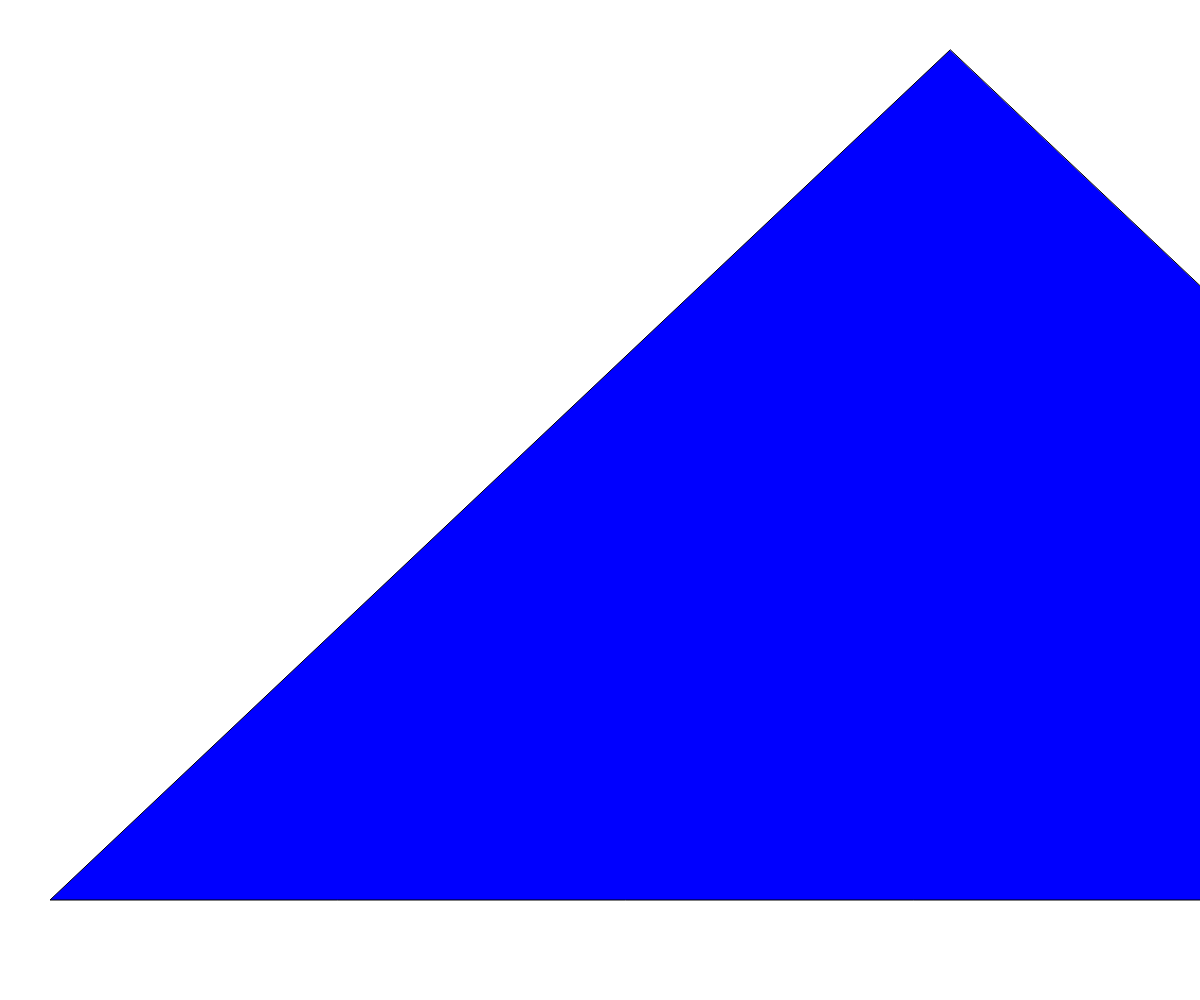
Frame 1 (no input)
Frame 60 (no input): identical to frame 1, image omitted
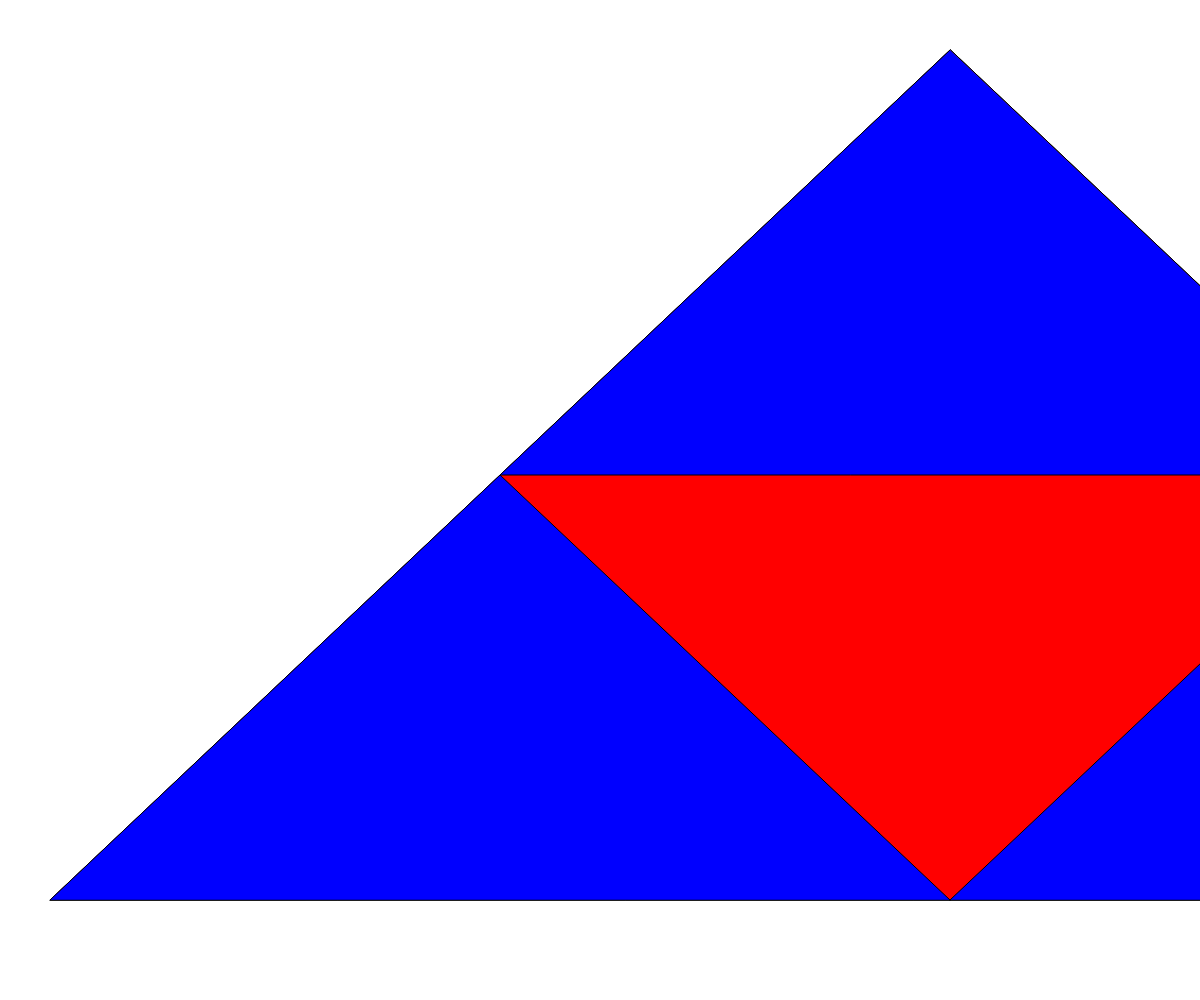
Frame 120 (the mouse pressed at the canvas centre since frame 60)

The p5.js sketch that drew these frames (run headless with seeded random() and noise() and a simulated clock; from frame 60 on, the mouse is pressed at the canvas centre):

// p5.js sketch
// ── sketch.js
// Recursion Visual Demo
// Sierpinski Triangle

let initialTriangle = [
  {x: 950, y: 50},
  {x: 50, y: 900},
  {x: 1850, y: 900},
];

let theDepth = 0;
let theColors = ["blue", "red", "green", "yellow", "orange", "teal", "purple", "maroon", "white"];

function setup() {
  createCanvas(windowWidth, windowHeight);
  sierpinski(initialTriangle, theDepth);
}

function draw() {
  //background(220);
}

function mousePressed() {
  if (theDepth < 8) {
    theDepth++;
    background("white");
    sierpinski(initialTriangle, theDepth);
  }
}

function sierpinski(points, depth) {
  fill(theColors[depth]);
  triangle(points[0].x, points[0].y,
    points[1].x, points[1].y,
    points[2].x, points[2].y
  );

  if (depth > 0) {
    //top triangle
    sierpinski([points[0],
      midPoint(points[0], points[1]),
      midPoint(points[0], points[2])],
    depth - 1);

    //bottom left triangle
    sierpinski([points[1],
      midPoint(points[0], points[1]),
      midPoint(points[1], points[2])],
    depth - 1);

    //bottom right triangle
    sierpinski([points[2],
      midPoint(points[0], points[2]),
      midPoint(points[1], points[2])],
    depth - 1);
  }
}

function midPoint(point1, point2) {
  let midX = (point1.x + point2.x) / 2;
  let midY = (point1.y + point2.y) / 2;
  return {x: midX, y: midY};
}
